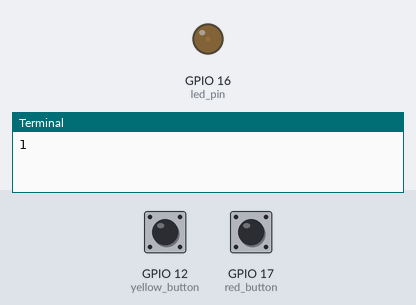
A program run on a simulated Raspberry Pi (BCM pin numbers). Parts: output pins drawn as LEDs (lit = HIGH), the last lines printed to the terminal. The test bench sets the inputs (shaded band); at power-on: GPIO 17 (red_button) HIGH, GPIO 12 (yellow_button) HIGH.

Above: at 1.2 s.
1.3 s: GPIO 17 (red_button) pulled LOW for 0.6 s
At 2.6 s:
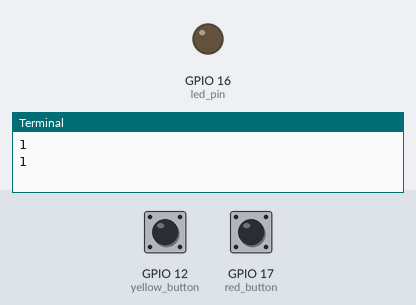
3.5 s: GPIO 12 (yellow_button) pulled LOW for 0.6 s
At 5.7 s:
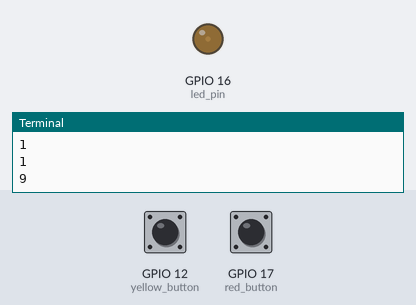
6.0 s: GPIO 12 (yellow_button) pulled LOW for 1 s
At 7.6 s:
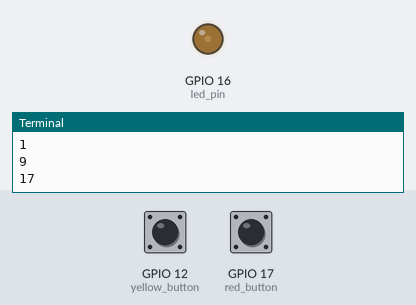
8.5 s: GPIO 12 (yellow_button) pulsed LOW 5 times (0.12 s each, 0.3 s apart)
At 11.1 s:
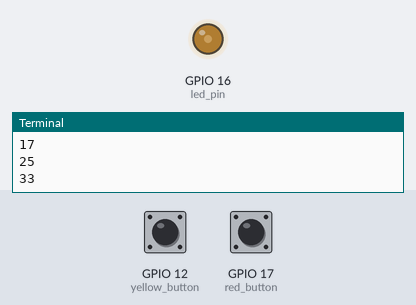
11.5 s: GPIO 17 (red_button) pulled LOW for 1 s
At 13.0 s:
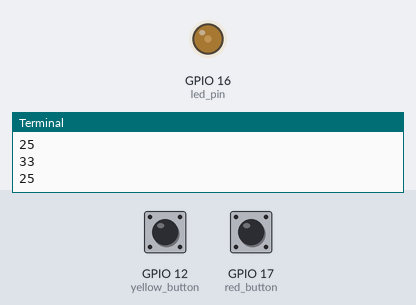
14.0 s: GPIO 12 (yellow_button) pulled LOW for 3.2 s
At 18.0 s:
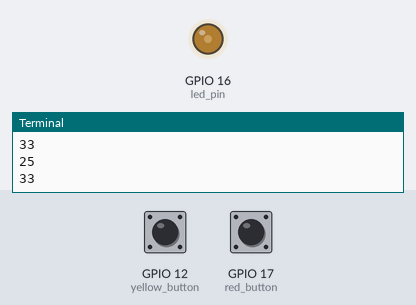
Timing chart, 0 to 19.5 s (numbered marks = the images above; inputs shaded):
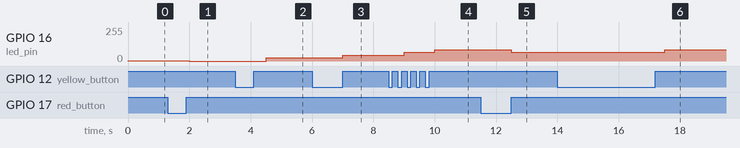

The program:

pushbuttons_pwm.py
```python
import RPi.GPIO as GPIO
from time import sleep
led_pin = 16
yellow_button = 12
red_button = 17
# State pins
brightness = 1  # So that I know when the LED is supposed to be full OFF
yellow_button_old = 1
yellow_button_new = 1
red_button_old = 1
red_button_new = 1

GPIO.setmode(GPIO.BCM)
GPIO.setup(led_pin, GPIO.OUT)
my_pwm = GPIO.PWM(led_pin, 60)
my_pwm.start(brightness)
print(brightness)
# Configuring the pushbuttons witht he internal pull up resistor.
GPIO.setup(yellow_button, GPIO.IN, pull_up_down=GPIO.PUD_UP)
GPIO.setup(red_button, GPIO.IN, pull_up_down=GPIO.PUD_UP)
try:
    while True:
        yellow_button_new = GPIO.input(yellow_button)
        red_button_new = GPIO.input(red_button)
        if yellow_button_old == 0 and yellow_button_new == 1:
            if brightness == 97:
                my_pwm.ChangeDutyCycle(99)
                brightness = 97
                print(brightness)
            else:
                brightness += 8
                print(brightness)
                my_pwm.ChangeDutyCycle(brightness)
        if red_button_old == 0 and red_button_new == 1:
            if brightness == 1:
                my_pwm.ChangeDutyCycle(0)
                brightness = 1
                print(brightness)
            else:
                brightness -= 8
                print(brightness)
                my_pwm.ChangeDutyCycle(brightness)
        yellow_button_old = yellow_button_new
        red_button_old = red_button_new
        sleep(0.5)
except KeyboardInterrupt:
    GPIO.cleanup()
    print("All good")
```

Measured:
- after the input at 1.3 s, GPIO 16 (led_pin): 3/255 → 0/255 after 0.70 s
- after the input at 3.5 s, GPIO 16 (led_pin): 0/255 → 23/255 after 1.0 s
- after the input at 6.0 s, GPIO 16 (led_pin): 23/255 → 43/255 after 1.0 s
- after the input at 8.5 s, GPIO 16 (led_pin): 43/255 → 64/255 after 0.50 s, → 84/255 1.0 s later
- after the input at 11.5 s, GPIO 16 (led_pin): 84/255 → 64/255 after 1.0 s
- after the input at 14.0 s, GPIO 16 (led_pin): 64/255 → 84/255 after 3.5 s
